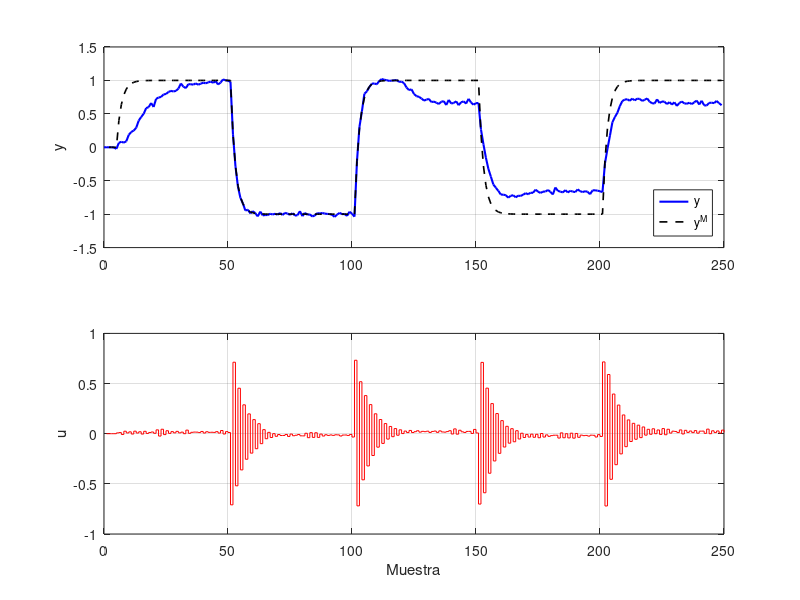
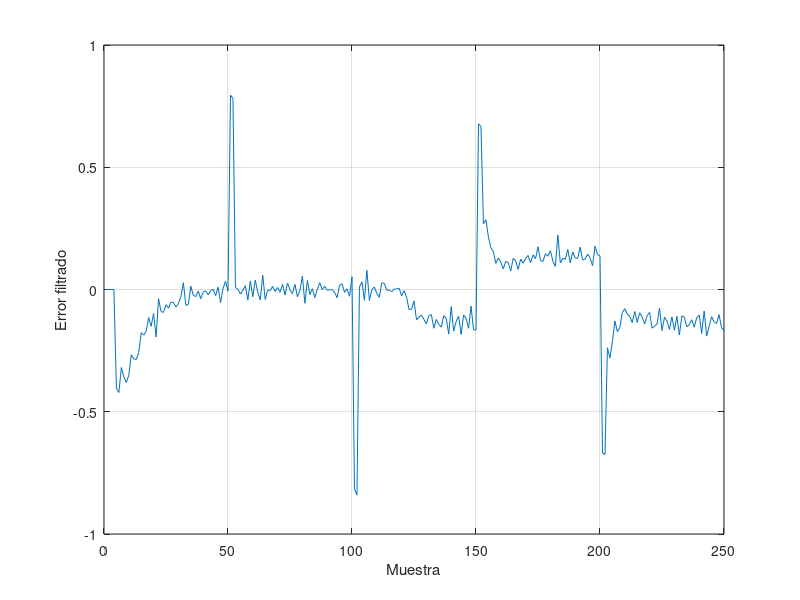

These figures' MATLAB source, in order:

clear all; close all; clc

%% 1. Parámetros de simulación
rng(1234);

cambioref = 50;
ciclos = 5;
n = cambioref*ciclos;

e = 0.02*randn(n,1);
y = zeros(n,1);
u = zeros(n,1);

k_cambio = 120;


%% 2. Modelo de la planta

% A(q^-1) y(k) = q^-d B'(q^-1) u(k) + C(q^-1) e(k)

A = [1 -1.74 0.77];
B = [0.0011 0.0009]*1000;

na = length(A);
nb = length(B);
nk = 2;

% Modelo del ruido
C = [1 -2 1.29 -0.27];
nc = length(C);


%% 3. Modelo de referencia

% M(q^-1) = Bm(q^-1)/Am(q^-1)

Bm = 0.4;
Am = [1 -0.6 0 0 0];

nBm = length(Bm);
nAm = 2;

Ra = zeros(n,1);
RaC = zeros(n,1);
ym = zeros(n,1);


%% 4. Señal de referencia

ref = ones(cambioref,1);

for i = 1:ciclos-1
    ref = [ref; (-1)^i*ones(cambioref,1)];
end


%% 5. Cálculo de F y G

% Identidad Diofantina:
%
% C*Am = F*A + q^-nk*G

CAm = conv(C,Am(1:nAm));

% Polinomio F
F = zeros(nk,1);
F(1) = 1;

for i = 2:nk

    F(i) = CAm(i);

    for j = 1:i-1
        if i-j+1 <= length(A)
            F(i) = F(i) - F(j)*A(i-j+1);
        end
    end

end


% Polinomio G

FA = conv(F,A);

L = max(length(CAm),length(FA));

residuo = zeros(L,1);

residuo(1:length(CAm)) = residuo(1:length(CAm)) + CAm(:);
residuo(1:length(FA)) = residuo(1:length(FA)) - FA(:);

G = residuo(nk+1:end);

%% 6. Cálculo de los parámetros del controlador

% Producto de polinomios F*B'
FB = conv(F,B(:));

% Producto C*Bm
CBm = conv(C(:),Bm(:));

% Ley de control:
%
% FB'*u(k) = CBm*r(k) - G*y(k)

% Parámetros fijos del controlador
b0 = FB(1);

ParReg = [1/b0;
          G/b0;
          FB(2:end)/b0];


%% 7. Simulación en lazo cerrado

for k = max(nk+nb+1,nc):n

    % ------------------------------------------
    % Cambio en la planta
    % ------------------------------------------

    if k == k_cambio
        B = B/2;
    end


    % ------------------------------------------
    % Planta
    % ------------------------------------------

    % A*y(k) = q^-nk*B'*u(k) + C*e(k)

    y(k) = 0;

    % Términos asociados a A
    for j = 2:na
        y(k) = y(k) - A(j)*y(k-j+1);
    end

    % Términos asociados a B'
    for j = 1:nb
        y(k) = y(k) + B(j)*u(k+1-j-nk);
    end

    % Perturbación de salida
    for j = 1:nc
        y(k) = y(k) + C(j)*e(k-j+1);
    end


    % ------------------------------------------
    % Modelo de referencia
    % ------------------------------------------

    % Referencia filtrada: Ra = Bm*r
    for j = 1:nBm
        Ra(k) = Ra(k) + Bm(j)*ref(k-j+1);
    end

    % Dinámica del modelo: Am*ym = Ra
    ym(k) = Ra(k);

    for j = 2:nAm
        ym(k) = ym(k) - Am(j)*ym(k-j+1);
    end


    % ------------------------------------------
    % Referencia del controlador
    % ------------------------------------------

    % RaC = C*Bm*r

    for j = 1:length(CBm)
        if k-j+1 > 0
            RaC(k) = RaC(k) + CBm(j)*ref(k-j+1);
        end
    end


    % ------------------------------------------
    % Vector de regresión del controlador
    % ------------------------------------------

    phi_reg = zeros(length(ParReg),1);

    % Referencia filtrada
    phi_reg(1) = RaC(k);

    % Salidas pasadas (incluye y(k))
    phi_reg(2:1+length(G)) = ...
        -y(k:-1:k-length(G)+1);

    % Entradas pasadas
    phi_reg(2+length(G):end) = ...
        -u(k-1:-1:k-length(FB)+1);


    % ------------------------------------------
    % Ley de control
    % ------------------------------------------

    u(k) = phi_reg'*ParReg;

end


%% 8. Resultados

t = 0:length(ym)-1;

figure;

subplot(2,1,1)

plot(t,y,'b','LineWidth',1.5);
hold on;

plot(t(nk+1:end),ym(1:length(ym)-nk),...
    'k--','LineWidth',1.2);

axis([0 n -1.5 1.5]);
grid on;

legend('y','y^M','Location','southeast');
ylabel('y');

subplot(2,1,2)

stairs(u,'r');

grid on;
xlabel('Muestra');
ylabel('u');


%% Error de seguimiento filtrado
yf = filter(Am(1:nAm),1,y);
ymf = filter(Am(1:nAm),1,ym);

error_filtrado = yf-ymf;

figure;
plot(error_filtrado);
grid on;
xlabel('Muestra');
ylabel('Error filtrado');

% Vemos la varianza del error filtrado en un intervalo de tiempo donde la
% referencia está en 0
var(error_filtrado(60:95))
